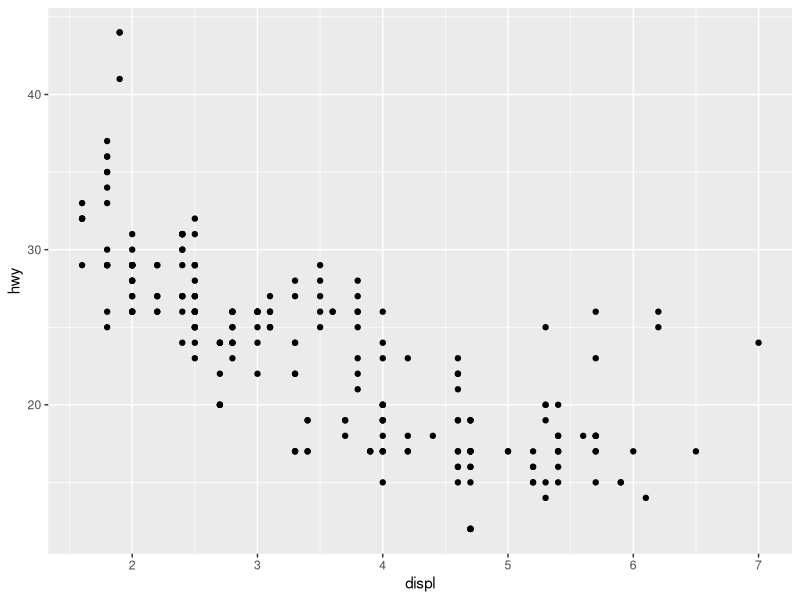
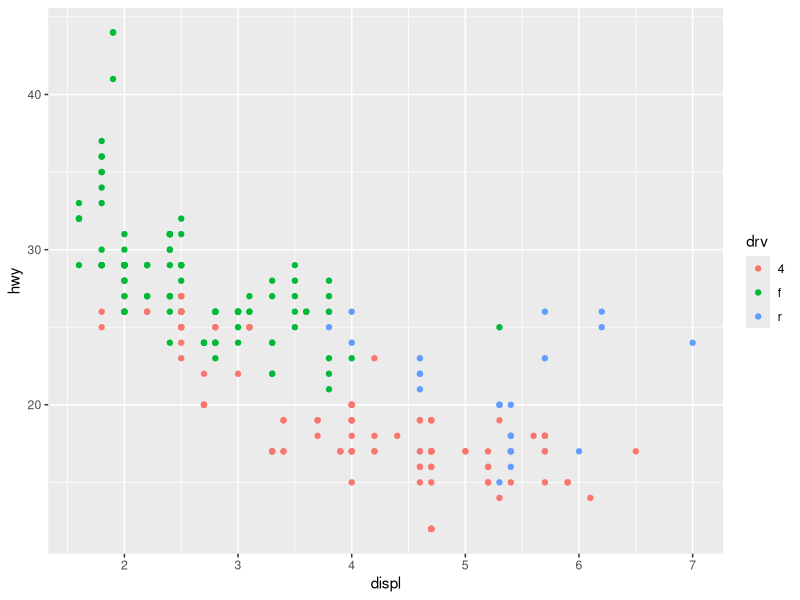
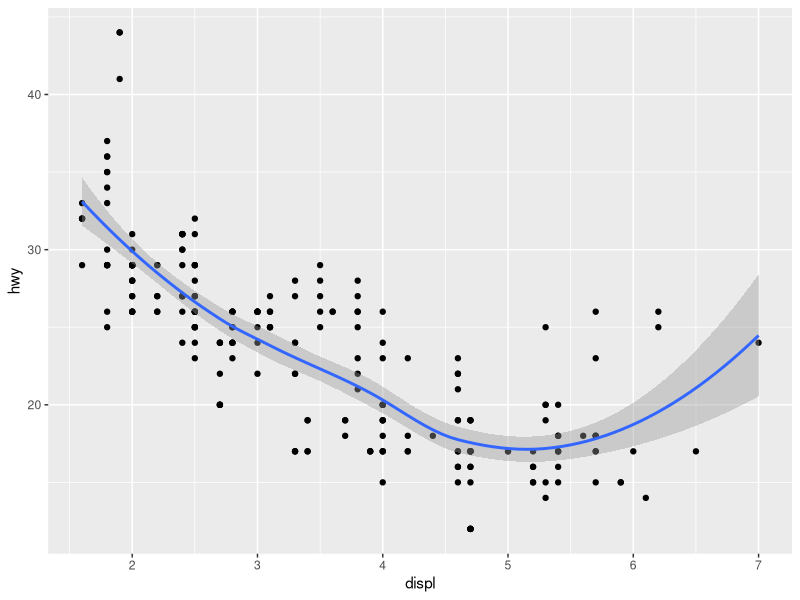
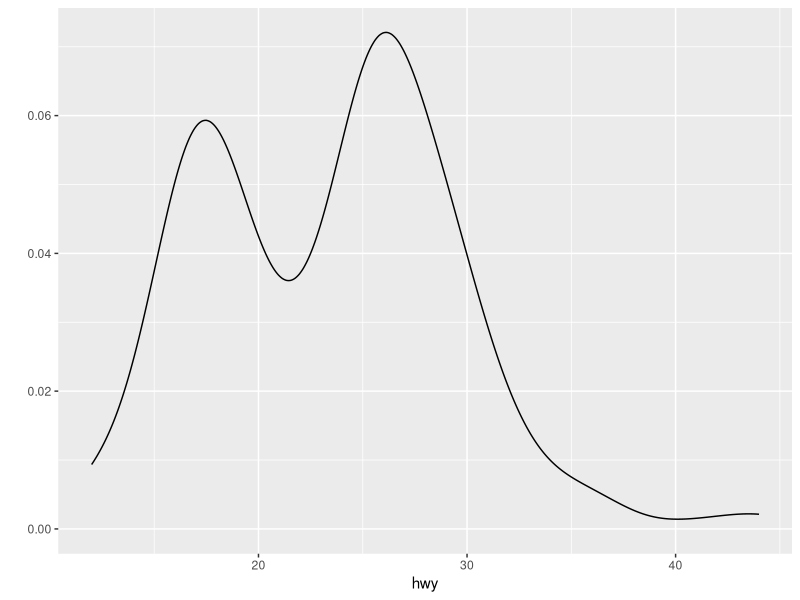
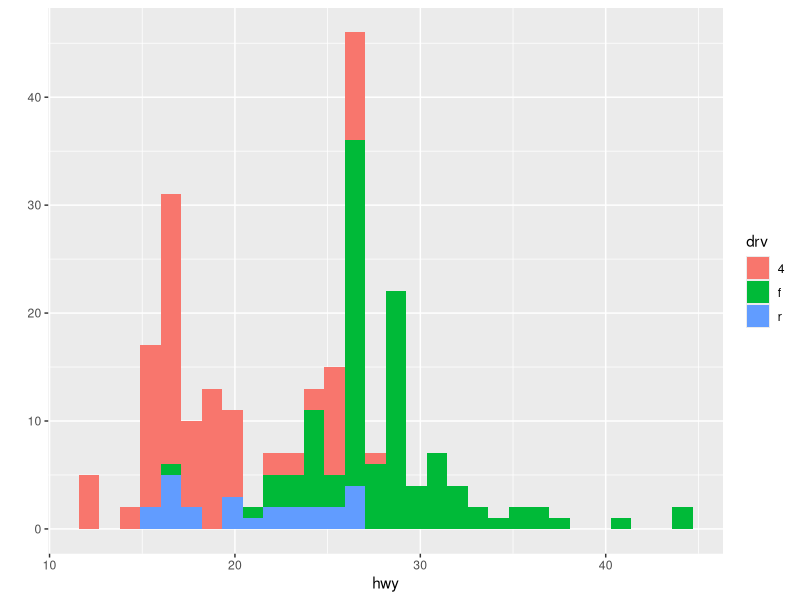
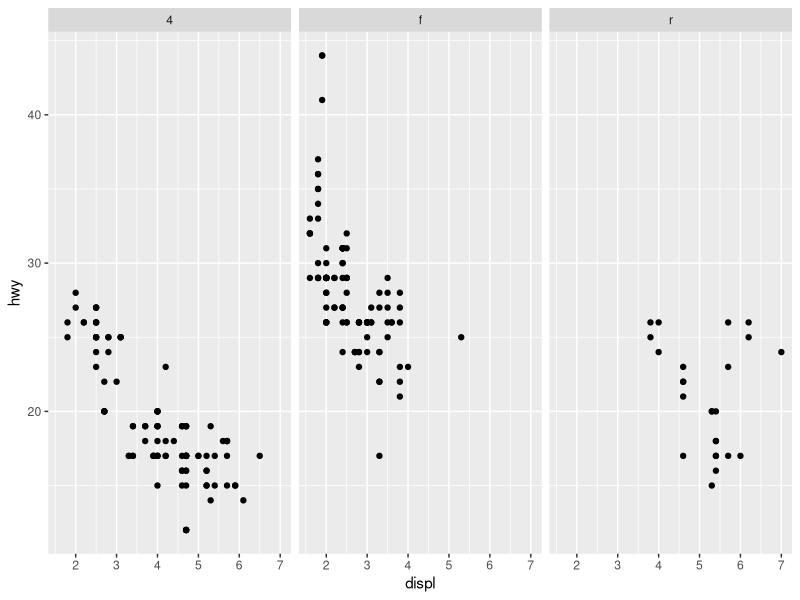
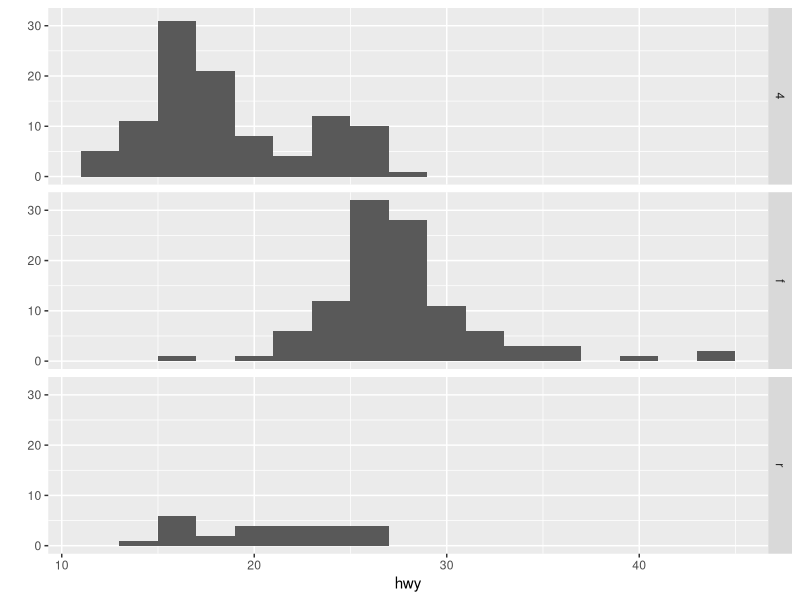
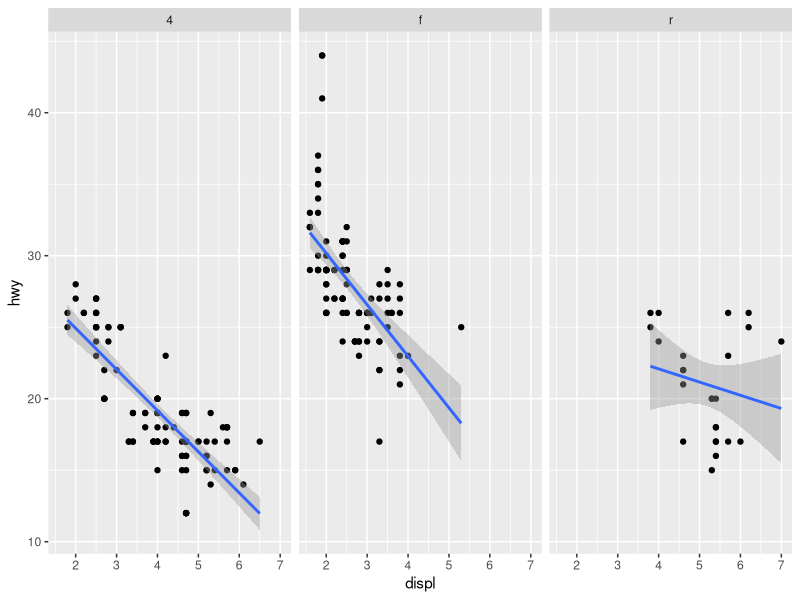

Source code (R) for these figures, in order: (Note: this script raises an error after producing the figures.)
# Grammers of graphics
# Think "verb", "noun", "adjective" for graphics

#==============================================
# Basics : qplot()
#==============================================
library(ggplot2)
qplot(displ, hwy, data = mpg)
qplot(displ, hwy, data = mpg, color = drv)

# Adding a geom
qplot(displ, hwy, data = mpg, geom = c("point", "smooth")) # point : basic point graph, smooth : can see data trend
# grey zone : 95% confidence

#==============================================
# Histogram
#==============================================
qplot(hwy, data = mpg, geom = c("density")) # Density function graph
qplot(hwy, data = mpg, fill = drv) # different color by "drv" variable

#==============================================================
# Facets : like panels in lattice, can create separate plots
#==============================================================
qplot(displ, hwy, data = mpg, facets = .~drv)           # facets = (row)~(col)
qplot(hwy, data = mpg, facets = drv~., binwidth = 2)
qplot(displ, hwy, data = mpg, facets = .~drv) + geom_smooth(method = "lm") # with linear regression line

qplot(displ, hwy, data = mpg, facets = .~drv) + facet_grid(. ~ drv) + geom_smooth(method = "lm") # with facet label grid
qplot(displ, hwy, data = mpg, facets = .~drv) + labs(title = "Title!") + labs(x = "xLabel", y = "yLabel") # Title / Label
qplot(displ, hwy, data = mpg, facets = .~drv) + theme_bw(base_family = "Times") # Change theme

#==============================================
# A Notes about Axis Limits
#==============================================
testdat <- data.frame(x = 1:100, y = rnorm(100))
testdat[50,2] <- 100 ## Outlier!
g <- ggplot(testdat, aes(x = x, y = y))
g + geom_line()

g + geom_line() + ylim = c(-3, 3)                       # cut Outlier data
g + geom_line() + coord_cartesian(ylim = c(-3, 3))      # Outlier included